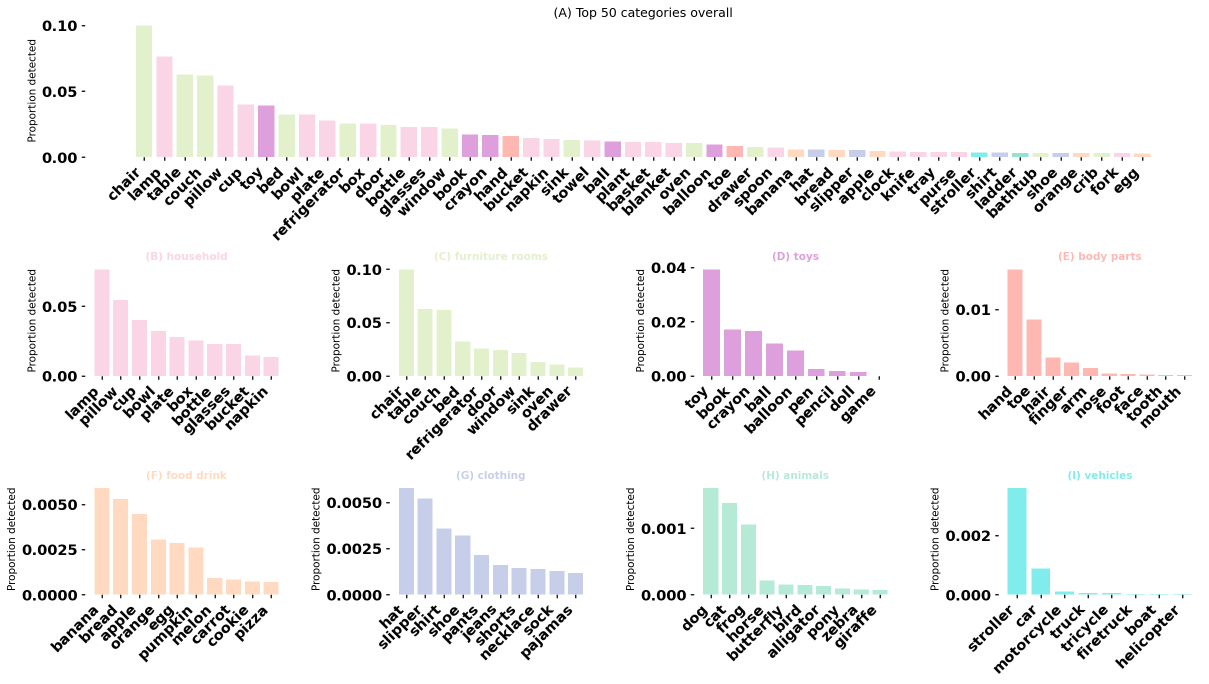
#> input picture analysis/archive/ccn-2025/long_tailed_163cats/long_tailed_top50_plus_top10_per_semantic.png, 2417 x 1367 px, given in place of ng_tailed_all_included_categories_filtered-0.27_valid129.png, which was not available (shown at 1/2 size)
$ python export_868h_vs_2025_2_pdf.py
#> lines starting #> are read from the running program, lines starting #| are printed output that depends on the picture; pictures that were not available may be replaced by others from this repository, and a replacement may not be noted
#!/usr/bin/env python3
"""Write a shareable PDF of the 868-hour vs 2025.2 comparison canvas."""
from __future__ import annotations

from pathlib import Path

import matplotlib.pyplot as plt
import numpy as np
from matplotlib.backends.backend_pdf import PdfPages
from matplotlib.patches import FancyBboxPatch
from PIL import Image

MS = Path(__file__).resolve().parents[1]
FIG868 = MS / "main_results_valid129s_04302026" / "figures"
FIG252 = MS / "main_results_valid129s_2025.2" / "figures"
OUT = MS / "868h_vs_2025.2_comparison.pdf"

PAGE = (11.0, 8.5)  # landscape letter
INK = "#1a1a1a"
MUTED = "#4a4a4a"
RULE = "#d0d0d0"
WARN_BG = "#fff4d6"
WARN_EDGE = "#c9a227"
HEADER_BG = "#f3f3f3"


def _new(pdf: PdfPages, title: str):
    fig = plt.figure(figsize=PAGE, facecolor="white")
    fig.subplots_adjust(left=0.045, right=0.97, top=0.90, bottom=0.055)
    fig.text(0.045, 0.955, "868-hour vs 2025.2  ·  BabyView Objects", fontsize=8, color=MUTED)
    fig.text(0.97, 0.955, "2 Sep 2026", fontsize=8, color=MUTED, ha="right")
    fig.text(0.045, 0.915, title, fontsize=14, color=INK, fontweight="bold", va="center")
    fig.lines.append(plt.Line2D([0.045, 0.97], [0.895, 0.895], transform=fig.transFigure, color=RULE, lw=0.8))
    fig.text(0.045, 0.028, "CLIP + DINOv3  ·  valid129 unless noted  ·  2025.2 is the detected 2025 slice, not the full extract", fontsize=7, color=MUTED)
    return fig


def _wrap(ax, x, y, text, *, width=108, fontsize=8.5, color=INK, weight="normal", va="top"):
    import textwrap

    t = "\n".join(textwrap.wrap(text, width=width))
    ax.text(x, y, t, fontsize=fontsize, color=color, fontweight=weight, va=va, ha="left", transform=ax.transAxes, linespacing=1.35)
    return t.count("\n") + 1


def _table(ax, headers, rows, col_widths=None, fontsize=7.5):
    ax.set_axis_off()
    tbl = ax.table(
        cellText=rows,
        colLabels=headers,
        loc="upper left",
        cellLoc="left",
        colWidths=col_widths,
    )
    tbl.auto_set_font_size(False)
    tbl.set_fontsize(fontsize)
    tbl.scale(1, 1.35)
    for (r, c), cell in tbl.get_celld().items():
        cell.set_edgecolor(RULE)
        cell.set_linewidth(0.4)
        if r == 0:
            cell.set_facecolor(HEADER_BG)
            cell.get_text().set_fontweight("bold")
            cell.get_text().set_color(INK)
        else:
            cell.set_facecolor("white" if r % 2 else "#fafafa")
            cell.get_text().set_color(INK)
    return tbl


def _load(path: Path, max_side: int = 1800) -> np.ndarray:
    im = Image.open(path).convert("RGB")
    im.thumbnail((max_side, max_side), Image.Resampling.LANCZOS)
    return np.asarray(im)


def _pair(fig, rects, file_name: str, captions=("868-hour (published slice)", "2025.2 (detected 2025 slice)")):
    imgs = [_load(FIG868 / file_name), _load(FIG252 / file_name)]
    for rect, img, cap in zip(rects, imgs, captions):
        ax = fig.add_axes(rect)
        ax.imshow(img)
        ax.set_axis_off()
        ax.set_title(cap, fontsize=8, color=INK, pad=4, loc="left")


def page_cover(pdf: PdfPages) -> None:
    fig = _new(pdf, "868-hour vs 2025.2 manuscript results")
    ax = fig.add_axes([0.045, 0.06, 0.925, 0.80])
    ax.set_axis_off()
    ax.set_xlim(0, 1)
    ax.set_ylim(0, 1)

    box = FancyBboxPatch((0.0, 0.78), 1.0, 0.20, boxstyle="round,pad=0.008,rounding_size=0.01", linewidth=0.8, edgecolor=WARN_EDGE, facecolor=WARN_BG, transform=ax.transAxes)
    ax.add_patch(box)
    ax.text(0.015, 0.96, "2025.2 analyses are not the full extract", fontsize=10, fontweight="bold", color=INK, va="top", transform=ax.transAxes)
    _wrap(
        ax,
        0.015,
        0.91,
        "YOLOE/CDI was run on 2,969 of 8,566 extracted videos (23 of 37 subjects) — almost only 2025 recordings, plus a thin slice of late 2024. The other 5,597 videos have frames but no detections; 5,459 of those (97.5%) are the 868-hour sessions re-extracted under new Sxxxx_…_rec… IDs. This comparison is published 868-hour (2023–2024) vs a later, largely non-overlapping 2025 slice — not a rerun of the same videos, and not the ~1,500-hour 2025.2 extract.",
        width=145,
        fontsize=8,
    )

    stats = [
        ("2,969 / 8,566", "Videos with CDI detections"),
        ("23 / 37", "Subjects with any detections"),
        ("5,459", "Undetected videos matching 868-hour sessions"),
        ("1 / 2,969", "CDI videos that overlap an 868-hour session"),
        ("0.669 → 0.660", "BV–THINGS RDM r (CLIP, 129)"),
        ("0.549 → 0.555", "BV–THINGS RDM r (DINOv3, 129)"),
        ("−0.031", "Mean category cosine shift (both models)"),
        ("r = 0.90", "Category-cosine rank preserved across runs"),
    ]
    for i, (val, lab) in enumerate(stats):
        x = 0.01 + (i % 4) * 0.25
        y = 0.68 if i < 4 else 0.52
        ax.text(x, y, val, fontsize=13, fontweight="bold", color=INK, va="top", transform=ax.transAxes)
        ax.text(x, y - 0.07, lab, fontsize=7.5, color=MUTED, va="top", transform=ax.transAxes)

    ax.text(0.0, 0.38, "What ran", fontsize=11, fontweight="bold", color=INK, transform=ax.transAxes)
    tax = fig.add_axes([0.045, 0.07, 0.925, 0.32])
    _table(
        tax,
        ["Analysis", "868-hour", "2025.2", "Comparable?"],
        [
            ["01 long-tail / frame prevalence", "yes", "yes", "same lists; different video pools"],
            ["02 category cosine vs THINGS", "CLIP, DINO, BabyDINO", "CLIP, DINO", "yes (category-level)"],
            ["03 BV–THINGS RDM (category pairs)", "3 models", "CLIP, DINO", "yes (category-level)"],
            ["03 / 05 CDI cluster coloring", "9 domains", "9 domains", "yes"],
            ["04 individual RDMs (8 kids)", "yes", "reran 2026-09-02", "thinner overlap on 2025 slice"],
            ["Binary CDI-template vs RDM", "yes", "yes (9-domain map)", "yes"],
            ["CLIP threshold 0.26 / 0.27 / 0.28", "yes", "yes", "yes"],
            ["08 top-8 pairwise cosine", "yes", "yes", "thinner overlap"],
            ["09 local / global k=5", "not in this tree", "yes", "2025.2 only"],
            ["10 animal depiction", "yes (valid85)", "no", "—"],
        ],
        col_widths=[0.32, 0.20, 0.22, 0.26],
        fontsize=7,
    )
    pdf.savefig(fig)
    plt.close(fig)


def page_longtail(pdf: PdfPages) -> None:
    fig = _new(pdf, "01 — frame prevalence / long tail")
    ax = fig.add_axes([0.045, 0.78, 0.925, 0.10])
    ax.set_axis_off()
    _wrap(
        ax,
        0,
        1,
        "Unique CLIP-pass frames: 1,715,977 (868-hour) vs 1,410,513 (2025.2 detected slice). That drop is expected: 2025.2 analyses never see the 2023–2024 sessions that make up 868-hour. Rank Pearson 0.92 / Spearman 0.95. Power-law α 1.90 → 1.84. The 2025 slice is more multi-label (sum of prevalences 1.38 → 2.33). Largest gains: cup +0.082, lamp +0.078, bottle +0.070, toy +0.066.",
        width=150,
        fontsize=8,
    )
    _pair(
        fig,
        ([0.045, 0.34, 0.45, 0.42], [0.52, 0.34, 0.45, 0.42]),
        "long_tailed_all_included_categories_filtered-0.27_valid129.png",
    )
    tax = fig.add_axes([0.045, 0.06, 0.55, 0.26])
    _table(
        tax,
        ["Rank", "868-hour", "prop", "2025.2", "prop"],
        [
            ["1", "chair", "0.131", "lamp", "0.183"],
            ["2", "lamp", "0.106", "cup", "0.137"],
            ["3", "table", "0.094", "chair", "0.124"],
            ["4", "couch", "0.087", "toy", "0.121"],
            ["5", "pillow", "0.068", "table", "0.117"],
            ["6", "cup", "0.055", "bottle", "0.103"],
        ],
        col_widths=[0.12, 0.22, 0.16, 0.22, 0.16],
    )
    note = fig.add_axes([0.62, 0.06, 0.35, 0.26])
    note.set_axis_off()
    _wrap(
        note,
        0,
        1,
        "valid85 868-hour used the 6,982-frame annotation/VQA pool; 2025.2 valid85 uses the full CLIP-passer pool on the detected slice, so precision–prevalence r (0.33 → 0.24) is not the same pool. valid129 precision vs prevalence is 0.35 → 0.37.",
        width=48,
        fontsize=8,
    )
    pdf.savefig(fig)
    plt.close(fig)


def page_rdm(pdf: PdfPages) -> None:
    fig = _new(pdf, "Representational geometry (the paper’s core claim)")
    ax = fig.add_axes([0.045, 0.80, 0.58, 0.08])
    ax.set_axis_off()
    _wrap(
        ax,
        0,
        1,
        "BV–THINGS RDM correlation is essentially unchanged on the later slice. CLIP vs DINOv3 agreement on BabyView is unchanged (0.907 → 0.904). THINGS z-scored centroids are bit-identical (mean cosine = 1.000).",
        width=90,
        fontsize=8,
    )
    bx = fig.add_axes([0.66, 0.78, 0.30, 0.10])
    cats = ["CLIP 129", "DINOv3 129", "CLIP 85", "DINOv3 85"]
    x = np.arange(len(cats))
    w = 0.38
    bx.bar(x - w / 2, [0.669, 0.549, 0.703, 0.624], w, label="868-hour", color="#4c78a8")
    bx.bar(x + w / 2, [0.660, 0.555, 0.695, 0.617], w, label="2025.2", color="#f58518")
    bx.set_xticks(x, cats, fontsize=6.5)
    bx.set_ylim(0.50, 0.75)
    bx.set_ylabel("Pearson r", fontsize=7)
    bx.tick_params(labelsize=6.5)
    bx.legend(fontsize=6.5, frameon=False)
    bx.set_title("BV vs THINGS category-RDM Pearson r", fontsize=8, loc="left", color=INK)
    for spine in ("top", "right"):
        bx.spines[spine].set_visible(False)
    _pair(
        fig,
        ([0.045, 0.06, 0.45, 0.68], [0.52, 0.06, 0.45, 0.68]),
        "bv_things_rdm_comparison_2x2_bv_first_clip_dinov3_filtered-0.27_valid129.png",
    )
    pdf.savefig(fig)
    plt.close(fig)


# [168 lines left out: functions page_cosine_cluster, page_children, page_pair_takeaways, not called in this run]


def main() -> None:
    OUT.parent.mkdir(parents=True, exist_ok=True)
    with PdfPages(OUT) as pdf:
        pdf.infodict()["Title"] = "868-hour vs 2025.2 manuscript results"
        pdf.infodict()["Author"] = "BabyView Objects"
        page_cover(pdf)
#> in page_cover, `pdf.savefig(fig)`:
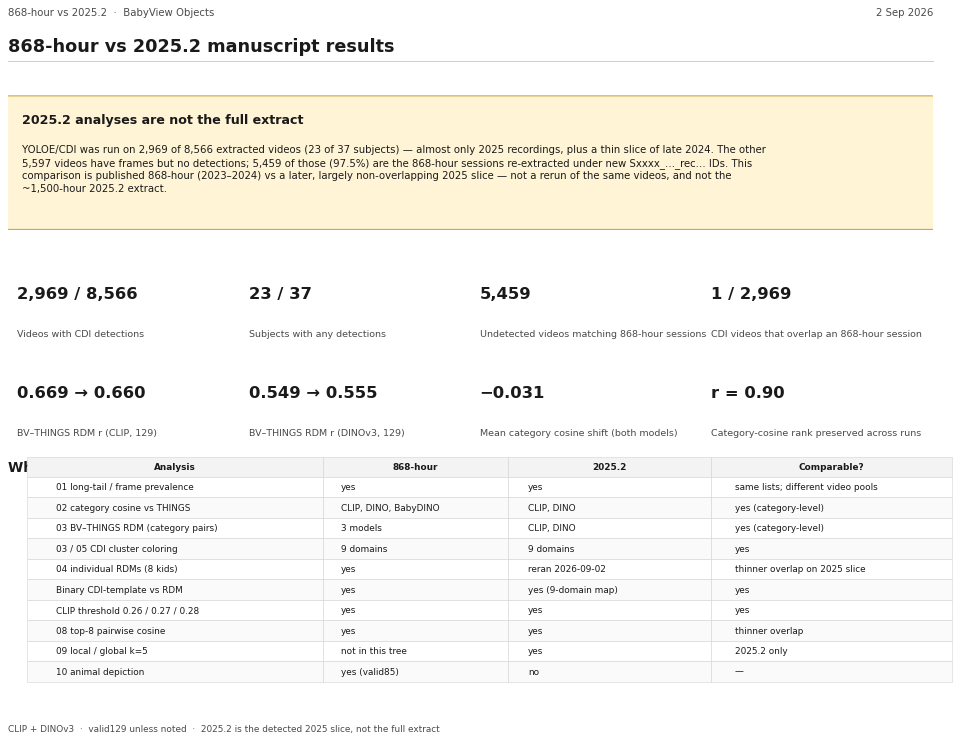
#> figure drawn by matplotlib, 1 panel
        page_longtail(pdf)
#> in _load, `im.thumbnail((max_side, max_side), Image.Resampling.LANCZOS)`:
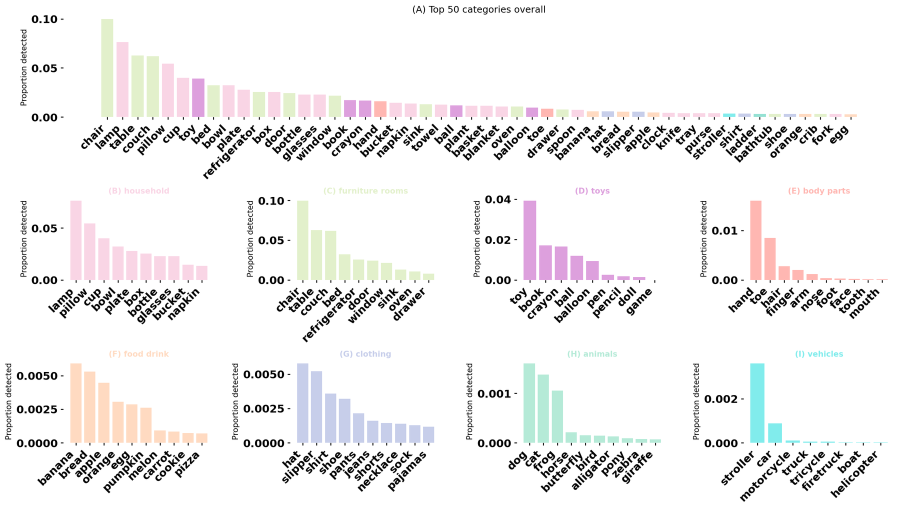
#> im: PIL image 1800x1018 RGB (shown at 1/2 size); mean R, G, B 241.5, 240.6, 240.6
#> call 2 of _load, with max_side = 1800
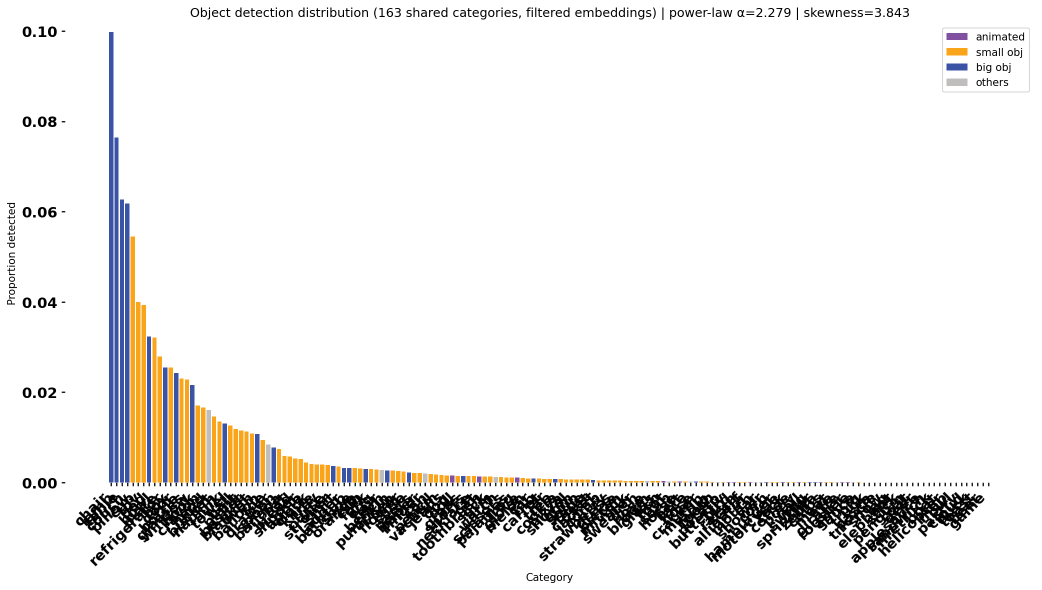
#> input picture analysis/ccn-2025/long_tailed_163cats/long_tailed_all_163_categories.png, 2084 x 1180 px, given in place of ng_tailed_all_included_categories_filtered-0.27_valid129.png, which was not available (shown at 1/2 size)
#> in _load (call 2), `im.thumbnail((max_side, max_side), Image.Resampling.LANCZOS)`:
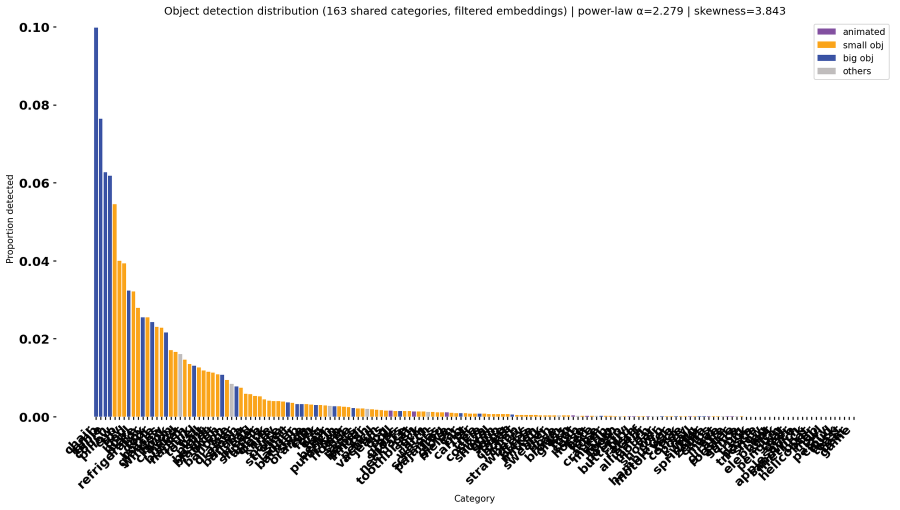
#> im: PIL image 1800x1019 RGB (shown at 1/2 size); mean R, G, B 238.9, 237.9, 236.8
#> the loop in _pair, `for rect, img, cap in zip(rects, imgs, captions):` made 2 passes
#> (rect, cap) on passes 1 to 2: ([0.045, 0.34, 0.45, 0.42], '868-hour (published slice)'), ([0.52, 0.34, 0.45, 0.42], '2025.2 (detected 2025 slice)')
        page_rdm(pdf)
        page_cosine_cluster(pdf)
        page_children(pdf)
        page_pair_takeaways(pdf)
    print(f"Wrote {OUT}  ({OUT.stat().st_size / 1024 / 1024:.1f} MB)")


if __name__ == "__main__":
#> (the run stopped early here; a loop or call above may not have finished)
